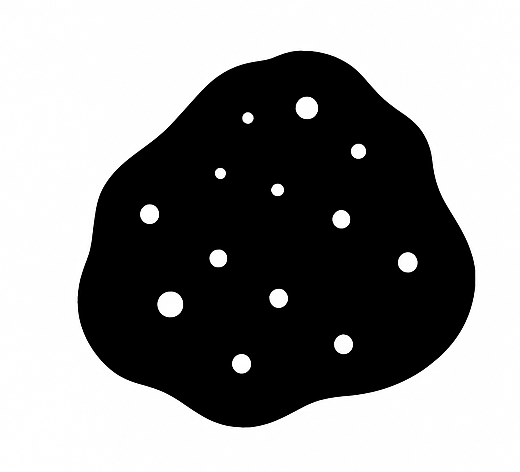
#> input picture CODES/Manual/exp_12.png, 520 x 472 px, found by its file name
$ python exp_12.py
#> lines starting #> are read from the running program, lines starting #| are printed output that depends on the picture
import cv2
import numpy as np
import matplotlib.pyplot as plt

# Load the image
image = cv2.imread('Manual/exp_12.png', 0)  # Load as grayscale
#> image: shape (472, 520); min 0, max 255, mean 146.1

# Define the kernel (structuring element)
kernel = np.ones((10, 10), np.uint8)

# Perform Erosion
erosion = cv2.erode(image, kernel, iterations=10)
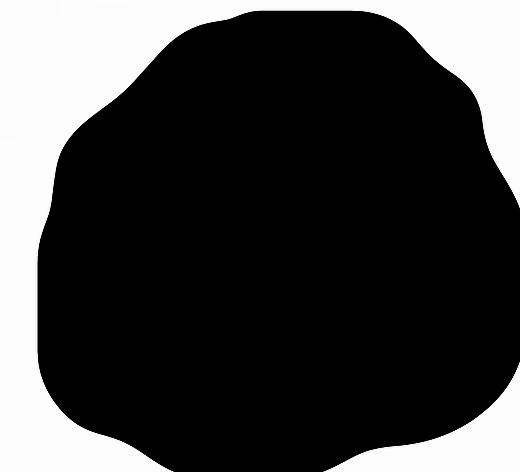
#> erosion: shape (472, 520); min 0, max 253, mean 62.8

# Perform Dilation
dilation = cv2.dilate(image, kernel, iterations=1)
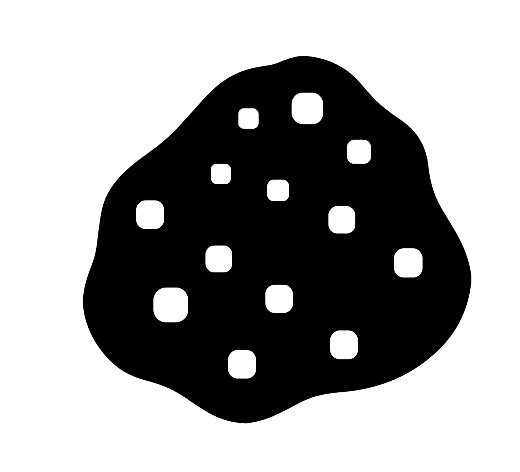
#> dilation: shape (472, 520); min 0, max 255, mean 159

# Perform Opening (Erosion followed by Dilation)
opening = cv2.morphologyEx(image, cv2.MORPH_OPEN, kernel)

# Perform Closing (Dilation followed by Erosion)
closing = cv2.morphologyEx(image, cv2.MORPH_CLOSE, kernel)

# Display the original image and the results using matplotlib
plt.figure(figsize=(15, 10))

plt.subplot(2, 3, 1)
plt.imshow(image, cmap='gray')
plt.title('Original Image')
plt.axis('off')

plt.subplot(2, 3, 2)
plt.imshow(erosion, cmap='gray')
plt.title('Erosion')
plt.axis('off')

plt.subplot(2, 3, 3)
plt.imshow(dilation, cmap='gray')
plt.title('Dilation')
plt.axis('off')

plt.subplot(2, 3, 4)
plt.imshow(opening, cmap='gray')
plt.title('Opening')
plt.axis('off')

plt.subplot(2, 3, 5)
plt.imshow(closing, cmap='gray')
plt.title('Closing')
plt.axis('off')

plt.tight_layout()
plt.show()
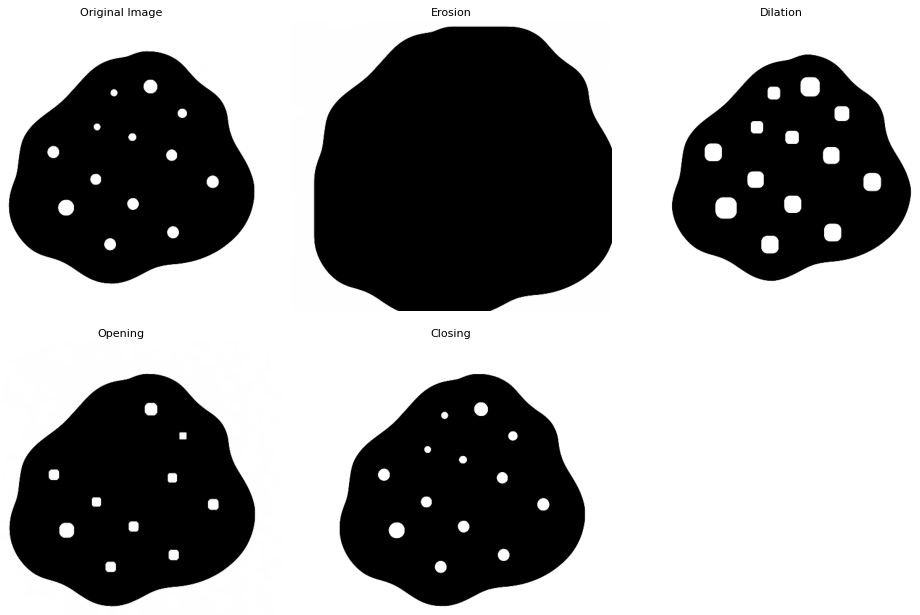
#> figure drawn by matplotlib, 5 panels

# Output
# Conclusion
# The morphological operations have demonstrated their effectiveness in processing the image.
# Erosion has removed small noise points, while dilation has helped in connecting disjoint structures.
# Opening has effectively removed small objects from the foreground, and closing has filled small holes in the foreground.
# These operations are crucial in various image processing tasks, including object detection and image segmentation.

$ run again, with CODES/Manual/exp_11_OH.png copied over CODES/Manual/exp_12.png
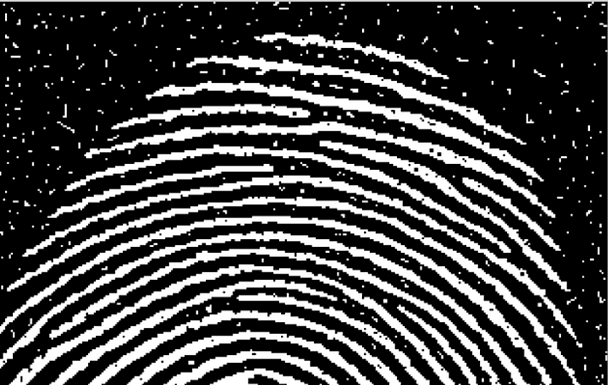
#> input picture CODES/Manual/exp_11_OH.png, 608 x 385 px, found by its file name
#> image is the input picture: shape (385, 608); min 0, max 255, mean 67
#> erosion: shape (385, 608); every value is 0
#> `dilation = cv2.dilate(image, kernel, iterations=1)`:
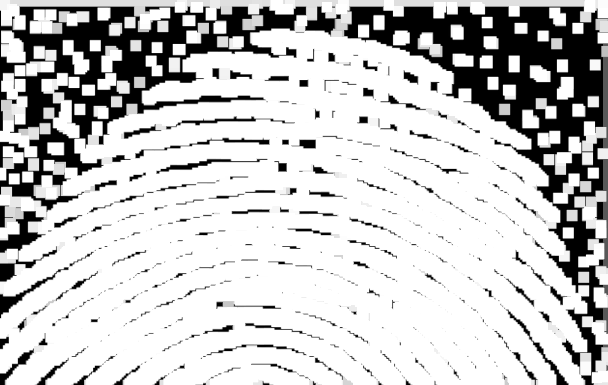
#> dilation: shape (385, 608); min 0, max 255, mean 199.5
#> `closing = cv2.morphologyEx(image, cv2.MORPH_CLOSE, kernel)`:
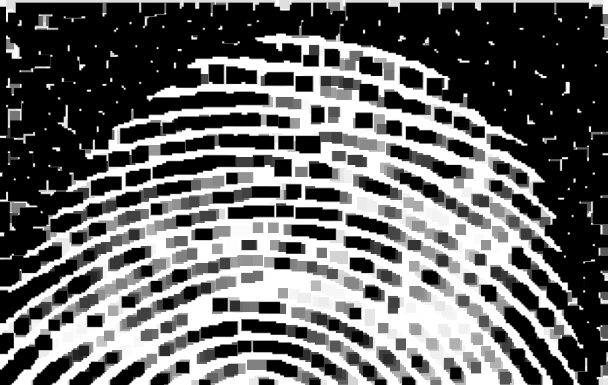
#> closing: shape (385, 608); min 0, max 255, mean 102.5
